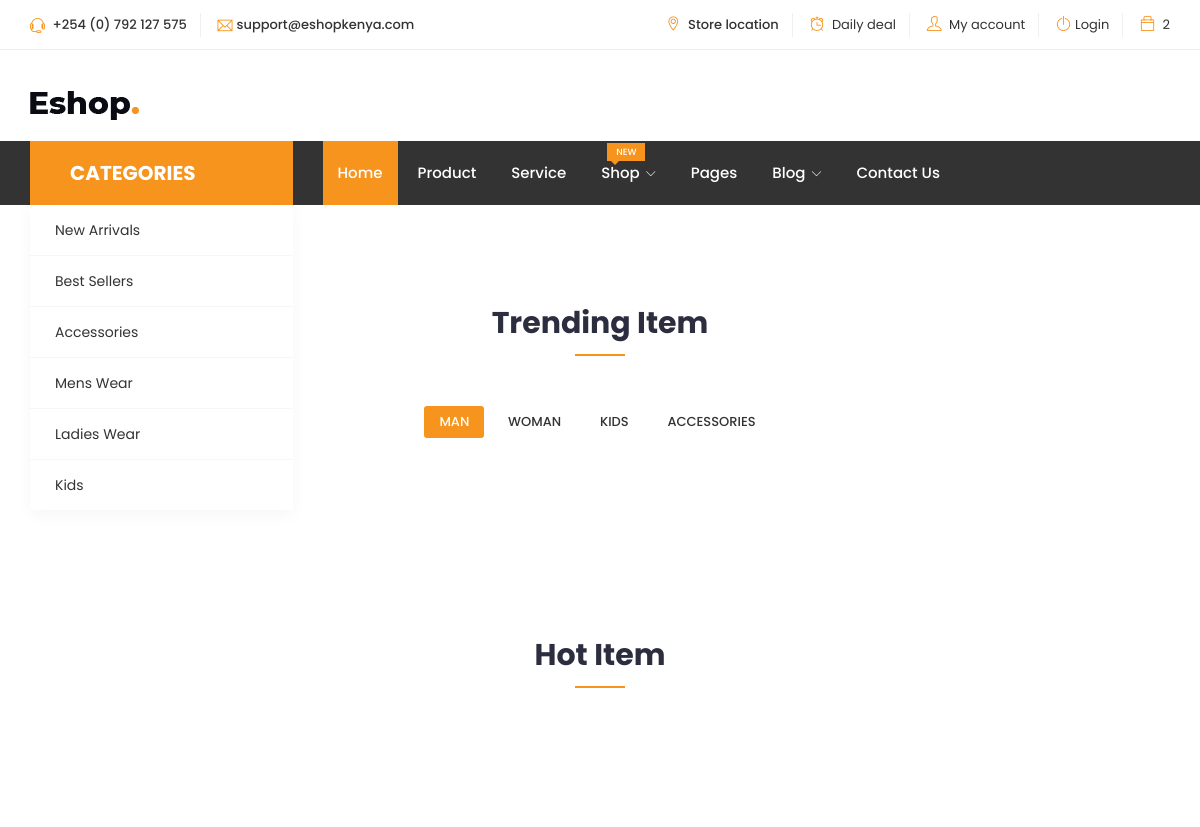
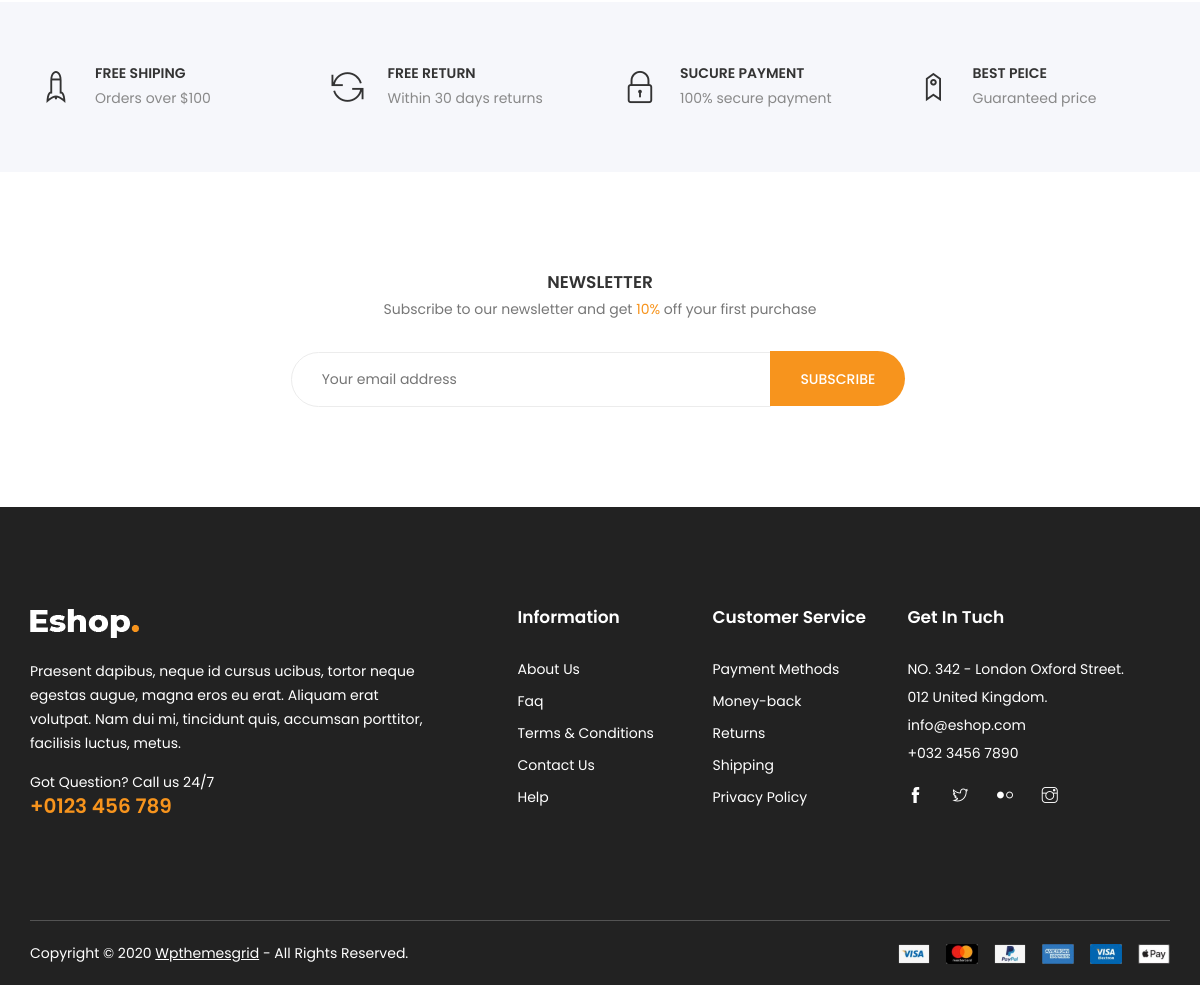
Page /shop/ on the earlier database version (2 pictures, top to bottom).
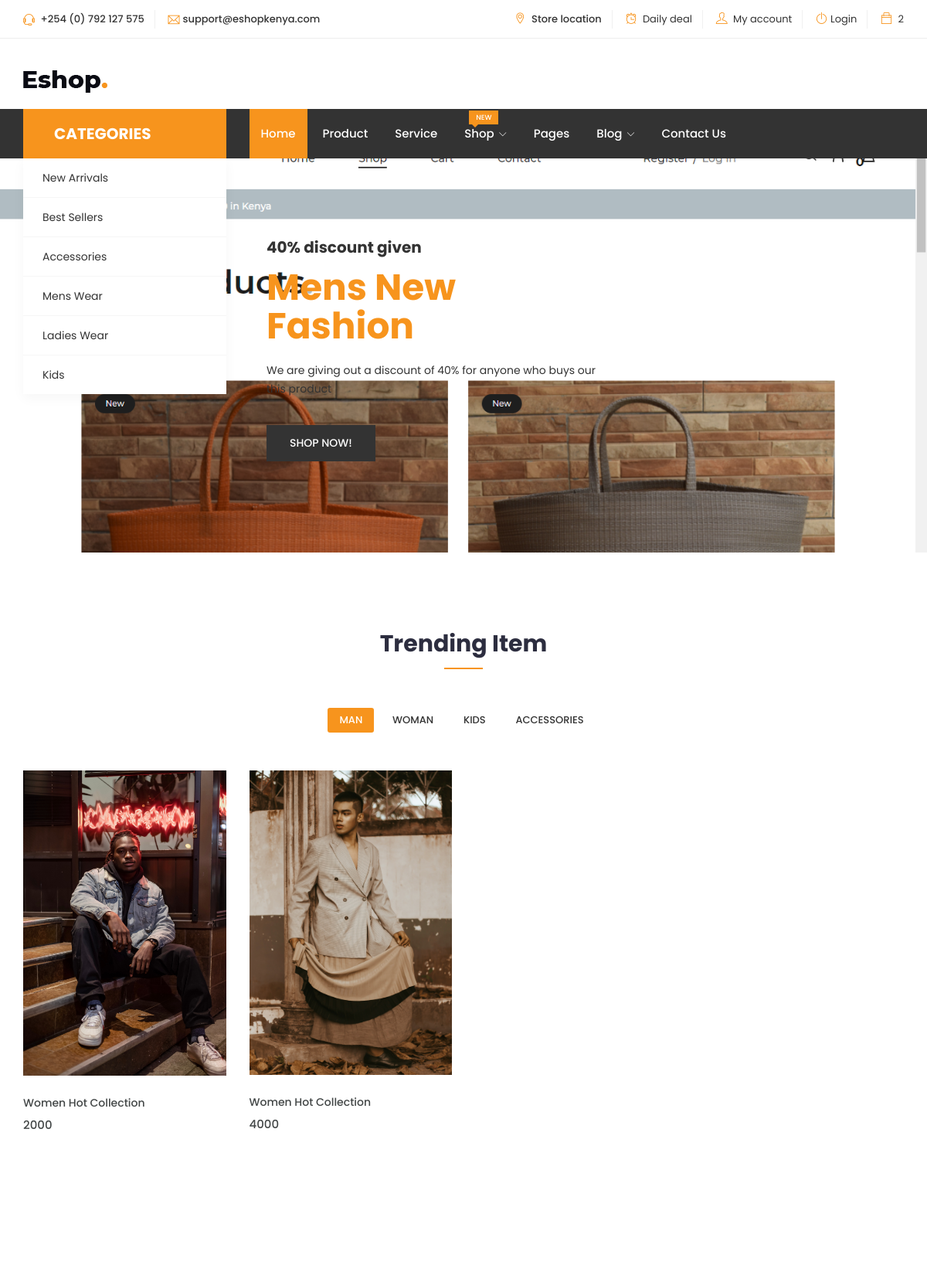
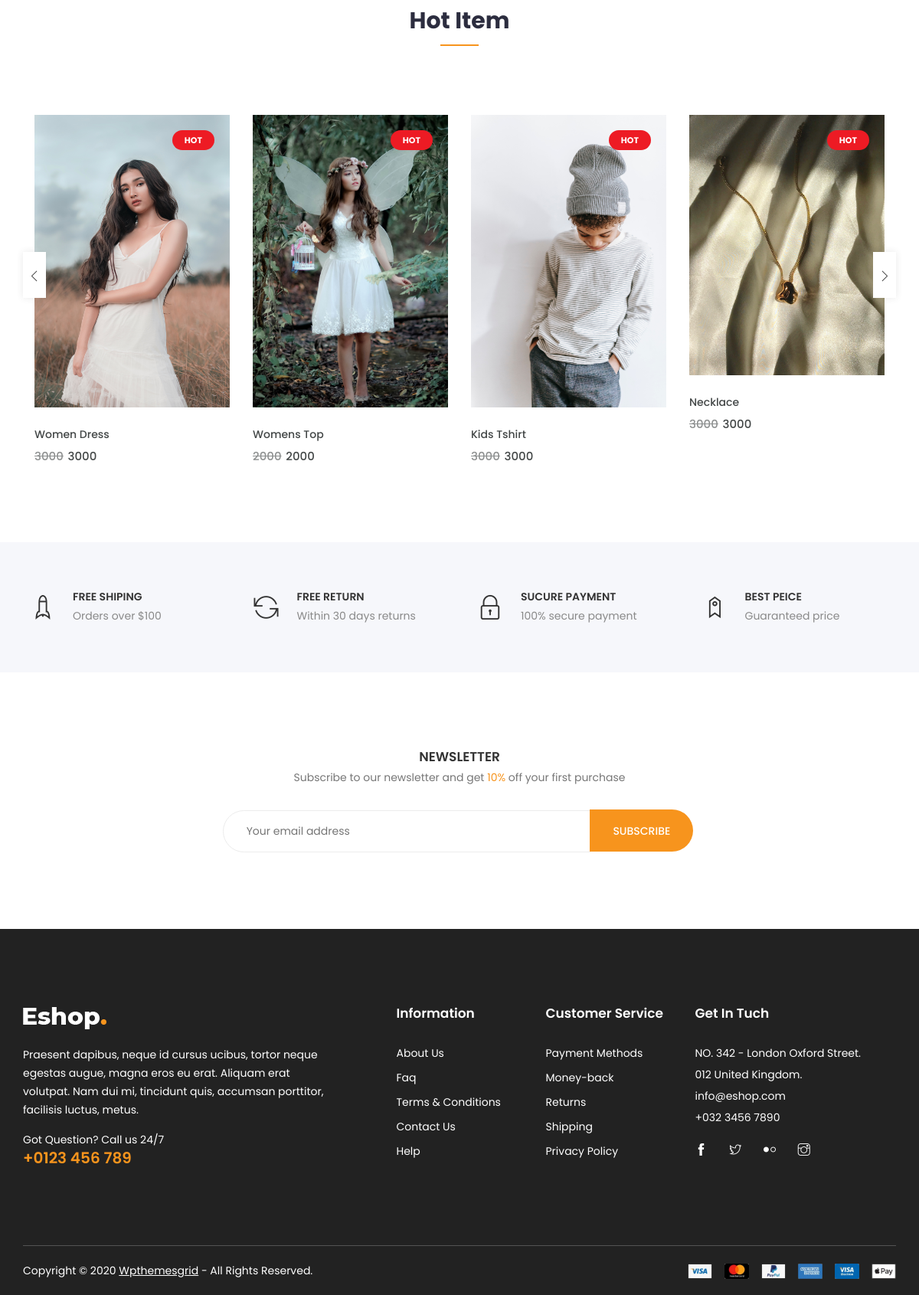
Same page on the later database version (2 pictures, top to bottom).
### shop/models.py (models this page shows, shortened)
class FeaturedProduct(models.Model):
	product = models.ForeignKey(Product, on_delete=models.CASCADE)
	banner_image = models.ImageField(upload_to='banner_images/')
	title_text = models.CharField(max_length=200)
	special_text = models.CharField(max_length=200, blank=True, null=True)
	explanation_text = models.TextField(max_length=300, blank=True, null=True)
	class Meta:
		verbose_name_plural = "Featured Products"

class Product(models.Model):
	product_id = models.AutoField
	unique_sku = models.CharField(max_length=50, unique=True)
	product_name = models.CharField(max_length=200)
	product_image = models.ImageField(upload_to='product_images/') # Needs to install Pillow, must be an absolute path. Not a relative path
	product_category = models.CharField(max_length=50, choices=PRODUCT_CATEGORIES)
	description = models.TextField(blank=True)
	price = models.CharField(max_length=100, blank=True)
	percentage_discount = models.CharField(max_length=4, blank=True, null=True)
	tag = models.CharField(max_length=10, choices=TAG_CHOICES, blank=True, null=True)
	date_posted = models.DateTimeField(auto_now=True)
	in_stock = models.IntegerField(null=True, blank=True)
	class Meta:
		verbose_name_plural = "Products"

### shop/views.py (the view)
# urls.py: path('', views.shop_home, name='shop_home')
def shop_home(request):
	current_user = request.user
	cart = Cart(request)
	products = Product.objects.all()
	featured_products = FeaturedProduct.objects.all()
	ladies_products = Product.objects.filter(product_category="Women")
	mens_products = Product.objects.filter(product_category="Men")
	kids_products = Product.objects.filter(product_category="Kids")
	accesories = Product.objects.filter(product_category="Accesories")
	hot_items = Product.objects.filter(tag="Hot")
	context = {
	'products':products,
	'featured_products':featured_products,
	'ladies_products':ladies_products,
	'mens_products':mens_products,
	'kids_products':kids_products,
	'accesories':accesories,
	'hot_items':hot_items
	}
	return render(request, 'shop/shop_home.html', context)

### shop/templates/shop/shop_home.html (shortened to what this page needs)
<!DOCTYPE html>
{% load static %}
<html lang="en">
<head>
	<link rel="stylesheet" href="{% static 'authentication/css/bootstrap.css' %}">
    <link rel="stylesheet" href="{% static 'authentication/css/magnific-popup.min.css' %}">
    <link rel="stylesheet" href="{$ static 'authentication/css/font-awesome.css'%}">
	<link rel="stylesheet" href="{% static 'authentication/css/jquery.fancybox.min.css' %}">
    <link rel="stylesheet" href="{% static 'authentication/css/themify-icons.css' %}">
    <link rel="stylesheet" href="{% static 'authentication/css/niceselect.css' %}">
    <link rel="stylesheet" href="{% static 'authentication/css/animate.css' %}">
    <link rel="stylesheet" href="{% static 'authentication/css/flex-slider.min.css' %}">
    <link rel="stylesheet" href="{% static 'authentication/css/owl-carousel.css' %}">
    <link rel="stylesheet" href="{% static 'authentication/css/slicknav.min.css' %}">
	<link rel="stylesheet" href="{% static 'authentication/css/reset.css' %}">
	<link rel="stylesheet" href="{% static 'authentication/css/style.css' %}">
    <link rel="stylesheet" href="{% static 'authentication/css/responsive.css' %}">
</head>
<body class="js">
	<header class="header shop">
		<div class="topbar">
			<div class="container">
				<div class="row">
					<div class="col-lg-5 col-md-12 col-12">
						<div class="top-left">
							<ul class="list-main">
								<li><i class="ti-headphone-alt"></i> +254 (0) 792 127 575</li>
								<li><i class="ti-email"></i>support@eshopkenya.com</li>
							</ul>
						</div>
					</div>
					<div class="col-lg-7 col-md-12 col-12">
						<div class="right-content">
							<ul class="list-main">
								<li><i class="ti-location-pin"></i> Store location</li>
								<li><i class="ti-alarm-clock"></i> <a href="#">Daily deal</a></li>
								<li><i class="ti-user"></i> <a href="#">My account</a></li>
								<li><i class="ti-power-off"></i><a href="login.html#">Login</a></li>
								<li><div class="sinlge-bar shopping">
								<a href="#" class="single-icon"><i class="ti-bag"></i> <span class="total-count">2</span></a>
							</div></li>
							</ul>
						</div>
					</div>
				</div>
			</div>
		</div>
		<div class="middle-inner">
			<div class="container">
				<div class="row">
					<div class="col-lg-2 col-md-2 col-12">
						<div class="logo">
							<a href="index.html"><img src="{% static 'authentication/images/logo.png' %}" alt="logo"></a>
						</div>
					</div>
					<div class="col-lg-2 col-md-3 col-12">
						<div class="right-bar">
						</div>
					</div>
				</div>
			</div>
		</div>
		<div class="header-inner">
			<div class="container">
				<div class="cat-nav-head">
					<div class="row">
						<div class="col-lg-3">
							<div class="all-category">
								<h3 class="cat-heading">CATEGORIES</h3>
								<ul class="main-category">
									<li><a href="#">New Arrivals </a>
									</li>
									<li class="main-mega"><a href="#">Best Sellers</a>
									</li>
									<li><a href="#">Accessories</a></li>
									<li><a href="#">Mens Wear</a></li>
									<li><a href="#">Ladies Wear</a></li>
									<li><a href="#">Kids</a></li>
								</ul>
							</div>
						</div>
						<div class="col-lg-9 col-12">
							<div class="menu-area">
								<nav class="navbar navbar-expand-lg">
									<div class="navbar-collapse">
										<div class="nav-inner">
											<ul class="nav main-menu menu navbar-nav">
													<li class="active"><a href="#">Home</a></li>
													<li><a href="#">Product</a></li>
													<li><a href="#">Service</a></li>
													<li><a href="#">Shop<i class="ti-angle-down"></i><span class="new">New</span></a>
													</li>
													<li><a href="#">Pages</a></li>
													<li><a href="#">Blog<i class="ti-angle-down"></i></a>
													</li>
													<li><a href="contact.html">Contact Us</a></li>
												</ul>
										</div>
									</div>
								</nav>
							</div>
						</div>
					</div>
				</div>
			</div>
		</div>
	</header>
	<section class="hero-slider">
		{% for product in featured_products %}
		<div class="single-slider" style="background-image: url('{{ product.banner_image.url }}');">
			<div class="container">
				<div class="row no-gutters">
					<div class="col-lg-9 offset-lg-3 col-12">
						<div class="text-inner">
							<div class="row">
								<div class="col-lg-7 col-12">
									<div class="hero-text">
										<h1><span>{{ product.special_text }}</span>{{ product.title_text }}</h1>
										<p>{{ product.explanation_text }}</p>
										<div class="button">
											<a href="#" class="btn">Shop Now!</a>
										</div>
									</div>
								</div>
							</div>
						</div>
					</div>
				</div>
			</div>
		</div>
		{% endfor %}
	</section>
    <div class="product-area section">
            <div class="container">
				<div class="row">
					<div class="col-12">
						<div class="section-title">
							<h2>Trending Item</h2>
						</div>
					</div>
				</div>
				<div class="row">
					<div class="col-12">
						<div class="product-info">
							<div class="nav-main">
								<ul class="nav nav-tabs" id="myTab" role="tablist">
									<li class="nav-item"><a class="nav-link active" data-toggle="tab" href="#man" role="tab">Man</a></li>
									<li class="nav-item"><a class="nav-link" data-toggle="tab" href="#women" role="tab">Woman</a></li>
									<li class="nav-item"><a class="nav-link" data-toggle="tab" href="#kids" role="tab">Kids</a></li>
									<li class="nav-item"><a class="nav-link" data-toggle="tab" href="#accessories" role="tab">Accessories</a></li>
								</ul>
							</div>
							<div class="tab-content" id="myTabContent">
								<div class="tab-pane fade show active" id="man" role="tabpanel">
									<div class="tab-single">
										<div class="row">
											{% for product in mens_products %}
											<div class="col-xl-3 col-lg-4 col-md-4 col-12">
												<div class="single-product">
													<div class="product-img">
														<a href="product-details.html">
															<img class="default-img" src="{{ product.product_image.url }}" alt="#">
														</a>
														<div class="button-head">
															<div class="product-action">
															</div>
														</div>
													</div>
													<div class="product-content">
														<h3><a href="product-details.html">Women Hot Collection</a></h3>
														<div class="product-price">
															<span>{{ product.price }}</span>
														</div>
													</div>
												</div>
											</div>
											{% endfor %}
										</div>
									</div>
								</div>
							</div>
						</div>
					</div>
				</div>
            </div>
    </div>
	<div class="product-area most-popular section">
        <div class="container">
            <div class="row">
				<div class="col-12">
					<div class="section-title">
						<h2>Hot Item</h2>
					</div>
				</div>
            </div>
            <div class="row">
                <div class="col-12">
                    <div class="owl-carousel popular-slider">
						{% for product in hot_items %}
						<div class="single-product">
							<div class="product-img">
								<a href="product-details.html">
									<img class="default-img" src="{{ product.product_image.url }}" alt="#">
									<span class="out-of-stock">Hot</span>
								</a>
								<div class="button-head">
									<div class="product-action">
									</div>
								</div>
							</div>
							<div class="product-content">
								<h3><a href="product-details.html">{{ product.product_name }}</a></h3>
								<div class="product-price">
									<span class="old">{{ product.price }}</span>
									<span>{{ product.price }}</span>
								</div>
							</div>
						</div>
						{% endfor %}
                    </div>
                </div>
            </div>
        </div>
    </div>
	<section class="shop-services section home">
		<div class="container">
			<div class="row">
				<div class="col-lg-3 col-md-6 col-12">
					<div class="single-service">
						<i class="ti-rocket"></i>
						<h4>Free shiping</h4>
						<p>Orders over $100</p>
					</div>
				</div>
				<div class="col-lg-3 col-md-6 col-12">
					<div class="single-service">
						<i class="ti-reload"></i>
						<h4>Free Return</h4>
						<p>Within 30 days returns</p>
					</div>
				</div>
				<div class="col-lg-3 col-md-6 col-12">
					<div class="single-service">
						<i class="ti-lock"></i>
						<h4>Sucure Payment</h4>
						<p>100% secure payment</p>
					</div>
				</div>
				<div class="col-lg-3 col-md-6 col-12">
					<div class="single-service">
						<i class="ti-tag"></i>
						<h4>Best Peice</h4>
						<p>Guaranteed price</p>
					</div>
				</div>
			</div>
		</div>
	</section>
	<section class="shop-newsletter section">
		<div class="container">
			<div class="inner-top">
				<div class="row">
					<div class="col-lg-8 offset-lg-2 col-12">
						<div class="inner">
							<h4>Newsletter</h4>
							<p> Subscribe to our newsletter and get <span>10%</span> off your first purchase</p>
							<form action="mail/mail.php" method="get" target="_blank" class="newsletter-inner">
								<input name="EMAIL" placeholder="Your email address" required="" type="email">
								<button class="btn">Subscribe</button>
							</form>
						</div>
					</div>
				</div>
			</div>
		</div>
	</section>
	<footer class="footer">
		<div class="footer-top section">
			<div class="container">
				<div class="row">
					<div class="col-lg-5 col-md-6 col-12">
						<div class="single-footer about">
							<div class="logo">
								<a href="index.html"><img src="images/logo2.png" alt="#"></a>
							</div>
							<p class="text">Praesent dapibus, neque id cursus ucibus, tortor neque egestas augue,  magna eros eu erat. Aliquam erat volutpat. Nam dui mi, tincidunt quis, accumsan porttitor, facilisis luctus, metus.</p>
							<p class="call">Got Question? Call us 24/7<span><a href="tel:123456789">+0123 456 789</a></span></p>
						</div>
					</div>
					<div class="col-lg-2 col-md-6 col-12">
						<div class="single-footer links">
							<h4>Information</h4>
							<ul>
								<li><a href="#">About Us</a></li>
								<li><a href="#">Faq</a></li>
								<li><a href="#">Terms & Conditions</a></li>
								<li><a href="#">Contact Us</a></li>
								<li><a href="#">Help</a></li>
							</ul>
						</div>
					</div>
					<div class="col-lg-2 col-md-6 col-12">
						<div class="single-footer links">
							<h4>Customer Service</h4>
							<ul>
								<li><a href="#">Payment Methods</a></li>
								<li><a href="#">Money-back</a></li>
								<li><a href="#">Returns</a></li>
								<li><a href="#">Shipping</a></li>
								<li><a href="#">Privacy Policy</a></li>
							</ul>
						</div>
					</div>
					<div class="col-lg-3 col-md-6 col-12">
						<div class="single-footer social">
							<h4>Get In Tuch</h4>
							<div class="contact">
								<ul>
									<li>NO. 342 - London Oxford Street.</li>
									<li>012 United Kingdom.</li>
									<li>info@eshop.com</li>
									<li>+032 3456 7890</li>
								</ul>
							</div>
							<ul>
								<li><a href="#"><i class="ti-facebook"></i></a></li>
								<li><a href="#"><i class="ti-twitter"></i></a></li>
								<li><a href="#"><i class="ti-flickr"></i></a></li>
								<li><a href="#"><i class="ti-instagram"></i></a></li>
							</ul>
						</div>
					</div>
				</div>
			</div>
		</div>
		<div class="copyright">
			<div class="container">
				<div class="inner">
					<div class="row">
						<div class="col-lg-6 col-12">
							<div class="left">
								<p>Copyright © 2020 <a href="http://www.wpthemesgrid.com" target="_blank">Wpthemesgrid</a>  -  All Rights Reserved.</p>
							</div>
						</div>
						<div class="col-lg-6 col-12">
							<div class="right">
								<img src="images/payments.png" alt="#">
							</div>
						</div>
					</div>
				</div>
			</div>
		</div>
	</footer>
</body>
</html>

Differences in the rows shown:
added FeaturedProduct: banner_image (picture), special_text "40% discount given", title_text "Mens New Fashion", explanation_text "We are giving out a discount of 40% for anyone who buys our this product"
added Product: product_image (picture), price "2000", shown under "Trending Item"
added Product: product_image (picture), price "4000", shown under "Trending Item"
added Product: product_image (picture), product_name "Women Dress", price "3000", shown under "Hot Item"
added Product: product_image (picture), product_name "Womens Top", price "2000", shown under "Hot Item"
added Product: product_image (picture), product_name "Kids Tshirt", price "3000", shown under "Hot Item"
added Product: product_image (picture), product_name "Necklace", price "3000", shown under "Hot Item"
